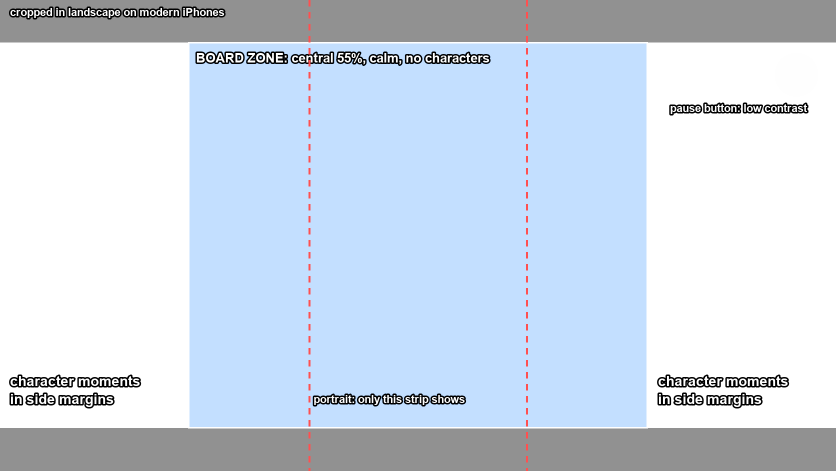
#> input picture ArtworkSource/templates/template-chapter-background-1672x941.png, 1672 x 941 px (shown at 1/2 size)
$ python -i finish_background.py   (imports and definitions only)
#> lines starting #> are read from the running program, lines starting #| are printed output that depends on the picture
"""Turn raw 1536x1024 generator output into 1672x941 chapter backgrounds.

Scales to 1672 wide, center-crops the height, saves as sRGB PNG, and writes a
review copy with the safe-zone template laid over it.

Usage: python3 -I ArtworkSource/tools/finish_background.py OUT_DIR raw.png [...]
"""

import sys
from pathlib import Path

from PIL import Image

TEMPLATE = Path(__file__).resolve().parent.parent / "templates" / "template-chapter-background-1672x941.png"
W, H = 1672, 941


def finish(raw, out_dir):
#> called with out_dir = 'out.png'
    image = Image.open(raw).convert("RGB")
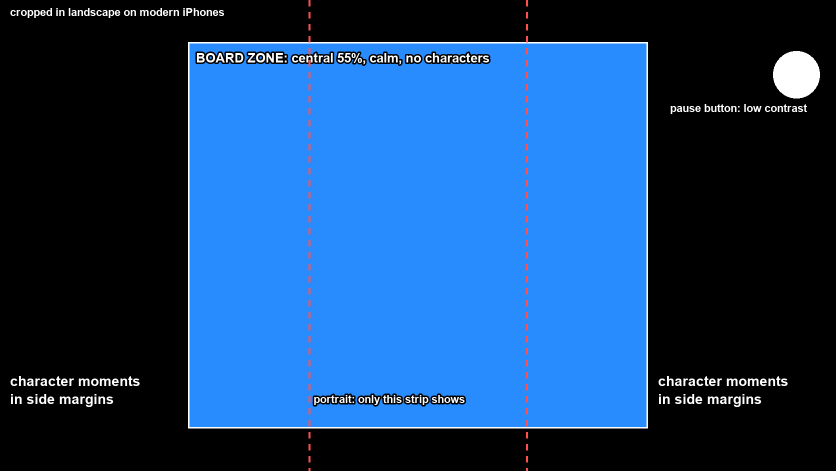
#> image: PIL image 1672x941 RGB (shown at 1/2 size); mean R, G, B 23.6, 66.4, 116.1
    scale = W / image.width
#> scale = 1
    image = image.resize((W, round(image.height * scale)), Image.LANCZOS)
    top = (image.height - H) // 2
#> top = 0
    image = image.crop((0, top, W, top + H))

#> (the run stopped early here; a loop or call above may not have finished)
